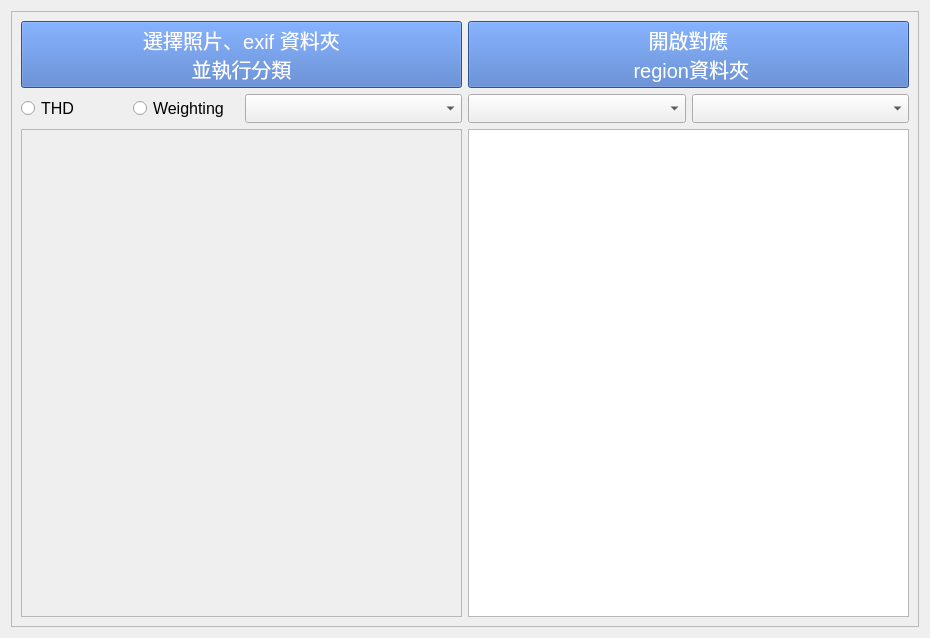
<?xml version="1.0" encoding="UTF-8"?>
<ui version="4.0">
 <class>Form</class>
 <widget class="QWidget" name="Form">
  <property name="geometry">
   <rect>
    <x>0</x>
    <y>0</y>
    <width>930</width>
    <height>638</height>
   </rect>
  </property>
  <property name="font">
   <font>
    <pointsize>15</pointsize>
   </font>
  </property>
  <property name="windowTitle">
   <string>Form</string>
  </property>
  <property name="layoutDirection">
   <enum>Qt::LeftToRight</enum>
  </property>
  <layout class="QVBoxLayout" name="verticalLayout">
   <item>
    <widget class="QScrollArea" name="scrollArea">
     <property name="widgetResizable">
      <bool>true</bool>
     </property>
     <widget class="QWidget" name="scrollAreaWidgetContents">
      <property name="geometry">
       <rect>
        <x>0</x>
        <y>0</y>
        <width>906</width>
        <height>614</height>
       </rect>
      </property>
      <layout class="QVBoxLayout" name="verticalLayout_4">
       <item>
        <layout class="QHBoxLayout" name="horizontalLayout_2">
         <item>
          <widget class="QPushButton" name="load_exif_btn">
           <property name="minimumSize">
            <size>
             <width>200</width>
             <height>60</height>
            </size>
           </property>
           <property name="cursor">
            <cursorShape>OpenHandCursor</cursorShape>
           </property>
           <property name="styleSheet">
            <string notr="true">font:20px ;
text-align:center;
background:rgb(68, 114, 196); 
color:rgb(255, 255, 255);</string>
           </property>
           <property name="text">
            <string>選擇照片、exif 資料夾
並執行分類</string>
           </property>
          </widget>
         </item>
         <item>
          <widget class="QPushButton" name="open_dir_btn">
           <property name="minimumSize">
            <size>
             <width>200</width>
             <height>60</height>
            </size>
           </property>
           <property name="cursor">
            <cursorShape>OpenHandCursor</cursorShape>
           </property>
           <property name="styleSheet">
            <string notr="true">font:20px ;
text-align:center;
background:rgb(68, 114, 196); 
color:rgb(255, 255, 255);</string>
           </property>
           <property name="text">
            <string>開啟對應
 region資料夾</string>
           </property>
          </widget>
         </item>
        </layout>
       </item>
       <item>
        <layout class="QHBoxLayout" name="horizontalLayout_3">
         <item>
          <layout class="QHBoxLayout" name="horizontalLayout">
           <item>
            <widget class="QRadioButton" name="THD_radio">
             <property name="font">
              <font>
               <pointsize>12</pointsize>
              </font>
             </property>
             <property name="text">
              <string>THD</string>
             </property>
             <attribute name="buttonGroup">
              <string notr="true">button_group</string>
             </attribute>
            </widget>
           </item>
           <item>
            <widget class="QRadioButton" name="weighting_radio">
             <property name="font">
              <font>
               <pointsize>12</pointsize>
              </font>
             </property>
             <property name="text">
              <string>Weighting</string>
             </property>
             <attribute name="buttonGroup">
              <string notr="true">button_group</string>
             </attribute>
            </widget>
           </item>
          </layout>
         </item>
         <item>
          <widget class="QComboBox" name="BV_comboBox">
           <property name="font">
            <font>
             <pointsize>-1</pointsize>
             <weight>50</weight>
             <italic>false</italic>
             <bold>false</bold>
            </font>
           </property>
           <property name="styleSheet">
            <string notr="true">font:18px ;
text-align:center;</string>
           </property>
           <property name="sizeAdjustPolicy">
            <enum>QComboBox::AdjustToContents</enum>
           </property>
          </widget>
         </item>
         <item>
          <widget class="QComboBox" name="B2D_EVD_comboBox">
           <property name="font">
            <font>
             <pointsize>-1</pointsize>
             <weight>50</weight>
             <italic>false</italic>
             <bold>false</bold>
            </font>
           </property>
           <property name="styleSheet">
            <string notr="true">font:18px ;
text-align:center;</string>
           </property>
           <property name="sizeAdjustPolicy">
            <enum>QComboBox::AdjustToContents</enum>
           </property>
          </widget>
         </item>
         <item>
          <widget class="QComboBox" name="Mid_B2M_comboBox">
           <property name="font">
            <font>
             <pointsize>-1</pointsize>
             <weight>50</weight>
             <italic>false</italic>
             <bold>false</bold>
            </font>
           </property>
           <property name="styleSheet">
            <string notr="true">font:18px ;
text-align:center;</string>
           </property>
           <property name="sizeAdjustPolicy">
            <enum>QComboBox::AdjustToContents</enum>
           </property>
          </widget>
         </item>
        </layout>
       </item>
       <item>
        <layout class="QHBoxLayout" name="horizontalLayout_4" stretch="1,1">
         <item>
          <widget class="QScrollArea" name="scrollArea_2">
           <property name="widgetResizable">
            <bool>true</bool>
           </property>
           <widget class="QWidget" name="scrollAreaWidgetContents_2">
            <property name="geometry">
             <rect>
              <x>0</x>
              <y>0</y>
              <width>436</width>
              <height>484</height>
             </rect>
            </property>
            <layout class="QVBoxLayout" name="verticalLayout_2">
             <item>
              <layout class="QGridLayout" name="photo_grid"/>
             </item>
            </layout>
           </widget>
          </widget>
         </item>
         <item>
          <widget class="QGraphicsView" name="graphicsView"/>
         </item>
        </layout>
       </item>
      </layout>
     </widget>
    </widget>
   </item>
  </layout>
 </widget>
 <resources/>
 <connections/>
 <buttongroups>
  <buttongroup name="button_group"/>
 </buttongroups>
</ui>
